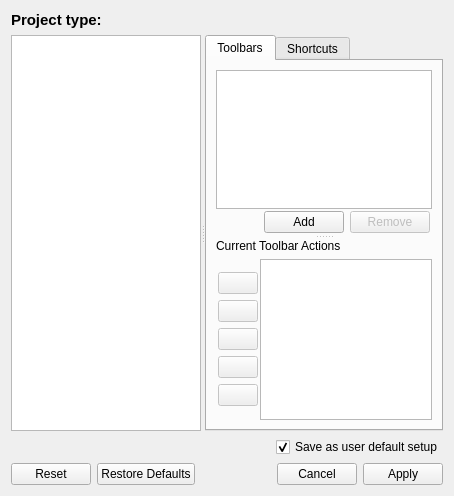
<?xml version="1.0" encoding="UTF-8"?>
<ui version="4.0">
 <class>ConfigMainWindow</class>
 <widget class="QWidget" name="ConfigMainWindow">
  <property name="geometry">
   <rect>
    <x>0</x>
    <y>0</y>
    <width>454</width>
    <height>496</height>
   </rect>
  </property>
  <property name="windowTitle">
   <string>Configure Toolbars</string>
  </property>
  <layout class="QVBoxLayout" name="verticalLayout_5">
   <item>
    <layout class="QHBoxLayout" name="horizontalLayout_4">
     <item>
      <widget class="QLabel" name="label_3">
       <property name="text">
        <string>&lt;!DOCTYPE HTML PUBLIC &quot;-//W3C//DTD HTML 4.0//EN&quot; &quot;http://www.w3.org/TR/REC-html40/strict.dtd&quot;&gt;
&lt;html&gt;&lt;head&gt;&lt;meta name=&quot;qrichtext&quot; content=&quot;1&quot; /&gt;&lt;style type=&quot;text/css&quot;&gt;
p, li { white-space: pre-wrap; }
&lt;/style&gt;&lt;/head&gt;&lt;body style=&quot; font-family:'Ubuntu'; font-size:11pt; font-weight:400; font-style:normal;&quot;&gt;
&lt;p style=&quot; margin-top:0px; margin-bottom:0px; margin-left:0px; margin-right:0px; -qt-block-indent:0; text-indent:0px;&quot;&gt;&lt;span style=&quot; font-weight:600;&quot;&gt;Project type:&lt;/span&gt;&lt;/p&gt;&lt;/body&gt;&lt;/html&gt;</string>
       </property>
      </widget>
     </item>
     <item>
      <widget class="QLabel" name="projectTypeLA">
       <property name="sizePolicy">
        <sizepolicy hsizetype="Expanding" vsizetype="Preferred">
         <horstretch>0</horstretch>
         <verstretch>0</verstretch>
        </sizepolicy>
       </property>
       <property name="text">
        <string/>
       </property>
      </widget>
     </item>
    </layout>
   </item>
   <item>
    <widget class="QSplitter" name="splitter">
     <property name="orientation">
      <enum>Qt::Horizontal</enum>
     </property>
     <widget class="QTreeView" name="treeViewActions"/>
     <widget class="QTabWidget" name="tabWidget">
      <property name="currentIndex">
       <number>0</number>
      </property>
      <widget class="QWidget" name="tab_1">
       <property name="toolTip">
        <string/>
       </property>
       <attribute name="title">
        <string>Toolbars</string>
       </attribute>
       <layout class="QVBoxLayout" name="verticalLayout_4">
        <item>
         <widget class="QSplitter" name="splitter_2">
          <property name="orientation">
           <enum>Qt::Vertical</enum>
          </property>
          <widget class="QWidget" name="layoutWidget1">
           <layout class="QVBoxLayout" name="verticalLayout_2">
            <property name="spacing">
             <number>0</number>
            </property>
            <item>
             <widget class="QListView" name="listViewToolBars">
              <property name="sizePolicy">
               <sizepolicy hsizetype="Expanding" vsizetype="Expanding">
                <horstretch>0</horstretch>
                <verstretch>0</verstretch>
               </sizepolicy>
              </property>
              <property name="toolTip">
               <string>Add and remove toolbars by buttons above this table</string>
              </property>
             </widget>
            </item>
            <item>
             <widget class="QWidget" name="widget_2" native="true">
              <property name="sizePolicy">
               <sizepolicy hsizetype="Preferred" vsizetype="Minimum">
                <horstretch>0</horstretch>
                <verstretch>0</verstretch>
               </sizepolicy>
              </property>
              <layout class="QHBoxLayout" name="horizontalLayout">
               <property name="margin">
                <number>2</number>
               </property>
               <item>
                <spacer name="horizontalSpacer">
                 <property name="orientation">
                  <enum>Qt::Horizontal</enum>
                 </property>
                 <property name="sizeHint" stdset="0">
                  <size>
                   <width>40</width>
                   <height>20</height>
                  </size>
                 </property>
                </spacer>
               </item>
               <item>
                <widget class="QPushButton" name="addToolBarButton">
                 <property name="enabled">
                  <bool>true</bool>
                 </property>
                 <property name="sizePolicy">
                  <sizepolicy hsizetype="Minimum" vsizetype="Fixed">
                   <horstretch>0</horstretch>
                   <verstretch>0</verstretch>
                  </sizepolicy>
                 </property>
                 <property name="focusPolicy">
                  <enum>Qt::NoFocus</enum>
                 </property>
                 <property name="toolTip">
                  <string>Add toolbar</string>
                 </property>
                 <property name="text">
                  <string>Add</string>
                 </property>
                </widget>
               </item>
               <item>
                <widget class="QPushButton" name="removeToolBarButton">
                 <property name="enabled">
                  <bool>false</bool>
                 </property>
                 <property name="sizePolicy">
                  <sizepolicy hsizetype="Minimum" vsizetype="Fixed">
                   <horstretch>0</horstretch>
                   <verstretch>0</verstretch>
                  </sizepolicy>
                 </property>
                 <property name="focusPolicy">
                  <enum>Qt::NoFocus</enum>
                 </property>
                 <property name="text">
                  <string>Remove</string>
                 </property>
                </widget>
               </item>
              </layout>
             </widget>
            </item>
           </layout>
          </widget>
          <widget class="QWidget" name="layoutWidget2">
           <layout class="QVBoxLayout" name="verticalLayout_3">
            <item>
             <widget class="QLabel" name="label">
              <property name="text">
               <string>Current Toolbar Actions</string>
              </property>
             </widget>
            </item>
            <item>
             <layout class="QHBoxLayout" name="horizontalLayout_2">
              <property name="spacing">
               <number>0</number>
              </property>
              <item>
               <widget class="QWidget" name="widget_1" native="true">
                <property name="sizePolicy">
                 <sizepolicy hsizetype="Minimum" vsizetype="Preferred">
                  <horstretch>0</horstretch>
                  <verstretch>0</verstretch>
                 </sizepolicy>
                </property>
                <property name="maximumSize">
                 <size>
                  <width>16777215</width>
                  <height>16777215</height>
                 </size>
                </property>
                <layout class="QVBoxLayout" name="verticalLayout">
                 <property name="margin">
                  <number>2</number>
                 </property>
                 <item>
                  <spacer name="verticalSpacer_1">
                   <property name="orientation">
                    <enum>Qt::Vertical</enum>
                   </property>
                   <property name="sizeHint" stdset="0">
                    <size>
                     <width>20</width>
                     <height>40</height>
                    </size>
                   </property>
                  </spacer>
                 </item>
                 <item>
                  <widget class="QPushButton" name="upActionButton">
                   <property name="enabled">
                    <bool>false</bool>
                   </property>
                   <property name="sizePolicy">
                    <sizepolicy hsizetype="Minimum" vsizetype="Minimum">
                     <horstretch>0</horstretch>
                     <verstretch>0</verstretch>
                    </sizepolicy>
                   </property>
                   <property name="focusPolicy">
                    <enum>Qt::NoFocus</enum>
                   </property>
                   <property name="toolTip">
                    <string>Move action up in the list</string>
                   </property>
                   <property name="text">
                    <string/>
                   </property>
                   <property name="icon">
                    <iconset>
                     <normaloff>:/images/NemesisCore/window/ConfigMainWindow/arrows/up.png</normaloff>:/images/NemesisCore/window/ConfigMainWindow/arrows/up.png</iconset>
                   </property>
                  </widget>
                 </item>
                 <item>
                  <widget class="QPushButton" name="addActionButton">
                   <property name="enabled">
                    <bool>false</bool>
                   </property>
                   <property name="sizePolicy">
                    <sizepolicy hsizetype="Minimum" vsizetype="Minimum">
                     <horstretch>0</horstretch>
                     <verstretch>0</verstretch>
                    </sizepolicy>
                   </property>
                   <property name="focusPolicy">
                    <enum>Qt::NoFocus</enum>
                   </property>
                   <property name="toolTip">
                    <string>Add action selected in Action list to the toolbar</string>
                   </property>
                   <property name="text">
                    <string/>
                   </property>
                   <property name="icon">
                    <iconset>
                     <normaloff>:/images/NemesisCore/window/ConfigMainWindow/arrows/right.png</normaloff>:/images/NemesisCore/window/ConfigMainWindow/arrows/right.png</iconset>
                   </property>
                  </widget>
                 </item>
                 <item>
                  <widget class="QPushButton" name="removeActionButton">
                   <property name="enabled">
                    <bool>false</bool>
                   </property>
                   <property name="sizePolicy">
                    <sizepolicy hsizetype="Minimum" vsizetype="Minimum">
                     <horstretch>0</horstretch>
                     <verstretch>0</verstretch>
                    </sizepolicy>
                   </property>
                   <property name="focusPolicy">
                    <enum>Qt::NoFocus</enum>
                   </property>
                   <property name="toolTip">
                    <string>Remove action from toolbar</string>
                   </property>
                   <property name="text">
                    <string/>
                   </property>
                   <property name="icon">
                    <iconset>
                     <normaloff>:/images/NemesisCore/window/ConfigMainWindow/arrows/left.png</normaloff>:/images/NemesisCore/window/ConfigMainWindow/arrows/left.png</iconset>
                   </property>
                  </widget>
                 </item>
                 <item>
                  <widget class="QPushButton" name="downActionButton">
                   <property name="enabled">
                    <bool>false</bool>
                   </property>
                   <property name="sizePolicy">
                    <sizepolicy hsizetype="Minimum" vsizetype="Minimum">
                     <horstretch>0</horstretch>
                     <verstretch>0</verstretch>
                    </sizepolicy>
                   </property>
                   <property name="focusPolicy">
                    <enum>Qt::NoFocus</enum>
                   </property>
                   <property name="toolTip">
                    <string>Move action down in the list</string>
                   </property>
                   <property name="text">
                    <string/>
                   </property>
                   <property name="icon">
                    <iconset>
                     <normaloff>:/images/NemesisCore/window/ConfigMainWindow/arrows/down.png</normaloff>:/images/NemesisCore/window/ConfigMainWindow/arrows/down.png</iconset>
                   </property>
                  </widget>
                 </item>
                 <item>
                  <widget class="QPushButton" name="addSeparatorButton">
                   <property name="enabled">
                    <bool>false</bool>
                   </property>
                   <property name="focusPolicy">
                    <enum>Qt::NoFocus</enum>
                   </property>
                   <property name="toolTip">
                    <string>Add separator</string>
                   </property>
                   <property name="text">
                    <string/>
                   </property>
                   <property name="icon">
                    <iconset>
                     <normaloff>:/images/NemesisCore/window/ConfigMainWindow/arrows/separator.png</normaloff>:/images/NemesisCore/window/ConfigMainWindow/arrows/separator.png</iconset>
                   </property>
                  </widget>
                 </item>
                 <item>
                  <spacer name="verticalSpacer_2">
                   <property name="orientation">
                    <enum>Qt::Vertical</enum>
                   </property>
                   <property name="sizeHint" stdset="0">
                    <size>
                     <width>20</width>
                     <height>40</height>
                    </size>
                   </property>
                  </spacer>
                 </item>
                </layout>
               </widget>
              </item>
              <item>
               <widget class="QListView" name="listViewActions">
                <property name="toolTip">
                 <string>Select toolbar to configure from table above. Then use buttons on left to manage actions on selected toolbar.</string>
                </property>
               </widget>
              </item>
             </layout>
            </item>
           </layout>
          </widget>
         </widget>
        </item>
       </layout>
      </widget>
      <widget class="QWidget" name="tab_2">
       <property name="toolTip">
        <string>Select action in Action list, choose shortcut using shortcut line and set by Set button</string>
       </property>
       <attribute name="title">
        <string>Shortcuts</string>
       </attribute>
       <layout class="QVBoxLayout" name="verticalLayout_7">
        <item>
         <widget class="QLabel" name="label_2">
          <property name="text">
           <string>Shortcut input line:</string>
          </property>
         </widget>
        </item>
        <item>
         <widget class="QLineEdit" name="shortcutLE">
          <property name="enabled">
           <bool>false</bool>
          </property>
          <property name="focusPolicy">
           <enum>Qt::ClickFocus</enum>
          </property>
          <property name="toolTip">
           <string>Use this line to input shortcuts</string>
          </property>
         </widget>
        </item>
        <item>
         <layout class="QHBoxLayout" name="horizontalLayout_3">
          <item>
           <widget class="QPushButton" name="setShortcutTB">
            <property name="enabled">
             <bool>false</bool>
            </property>
            <property name="focusPolicy">
             <enum>Qt::NoFocus</enum>
            </property>
            <property name="text">
             <string>Set</string>
            </property>
           </widget>
          </item>
          <item>
           <widget class="QPushButton" name="resetShortcutTB">
            <property name="enabled">
             <bool>false</bool>
            </property>
            <property name="focusPolicy">
             <enum>Qt::NoFocus</enum>
            </property>
            <property name="toolTip">
             <string>Unset shortcut from current action</string>
            </property>
            <property name="text">
             <string>Reset</string>
            </property>
           </widget>
          </item>
         </layout>
        </item>
        <item>
         <spacer name="verticalSpacer">
          <property name="orientation">
           <enum>Qt::Vertical</enum>
          </property>
          <property name="sizeHint" stdset="0">
           <size>
            <width>20</width>
            <height>40</height>
           </size>
          </property>
         </spacer>
        </item>
       </layout>
      </widget>
     </widget>
    </widget>
   </item>
   <item>
    <layout class="QHBoxLayout" name="horizontalLayout_5">
     <item>
      <spacer name="horizontalSpacer_2">
       <property name="orientation">
        <enum>Qt::Horizontal</enum>
       </property>
       <property name="sizeHint" stdset="0">
        <size>
         <width>40</width>
         <height>20</height>
        </size>
       </property>
      </spacer>
     </item>
     <item>
      <widget class="QCheckBox" name="saveSetupCB">
       <property name="toolTip">
        <string>Save as user default setup and propagate to all projects of the same type</string>
       </property>
       <property name="text">
        <string>Save as user default setup</string>
       </property>
       <property name="checked">
        <bool>true</bool>
       </property>
      </widget>
     </item>
    </layout>
   </item>
   <item>
    <widget class="QDialogButtonBox" name="buttonBox">
     <property name="focusPolicy">
      <enum>Qt::NoFocus</enum>
     </property>
     <property name="standardButtons">
      <set>QDialogButtonBox::Apply|QDialogButtonBox::Cancel|QDialogButtonBox::Reset|QDialogButtonBox::RestoreDefaults</set>
     </property>
     <property name="centerButtons">
      <bool>false</bool>
     </property>
    </widget>
   </item>
  </layout>
 </widget>
 <resources/>
 <connections/>
</ui>
